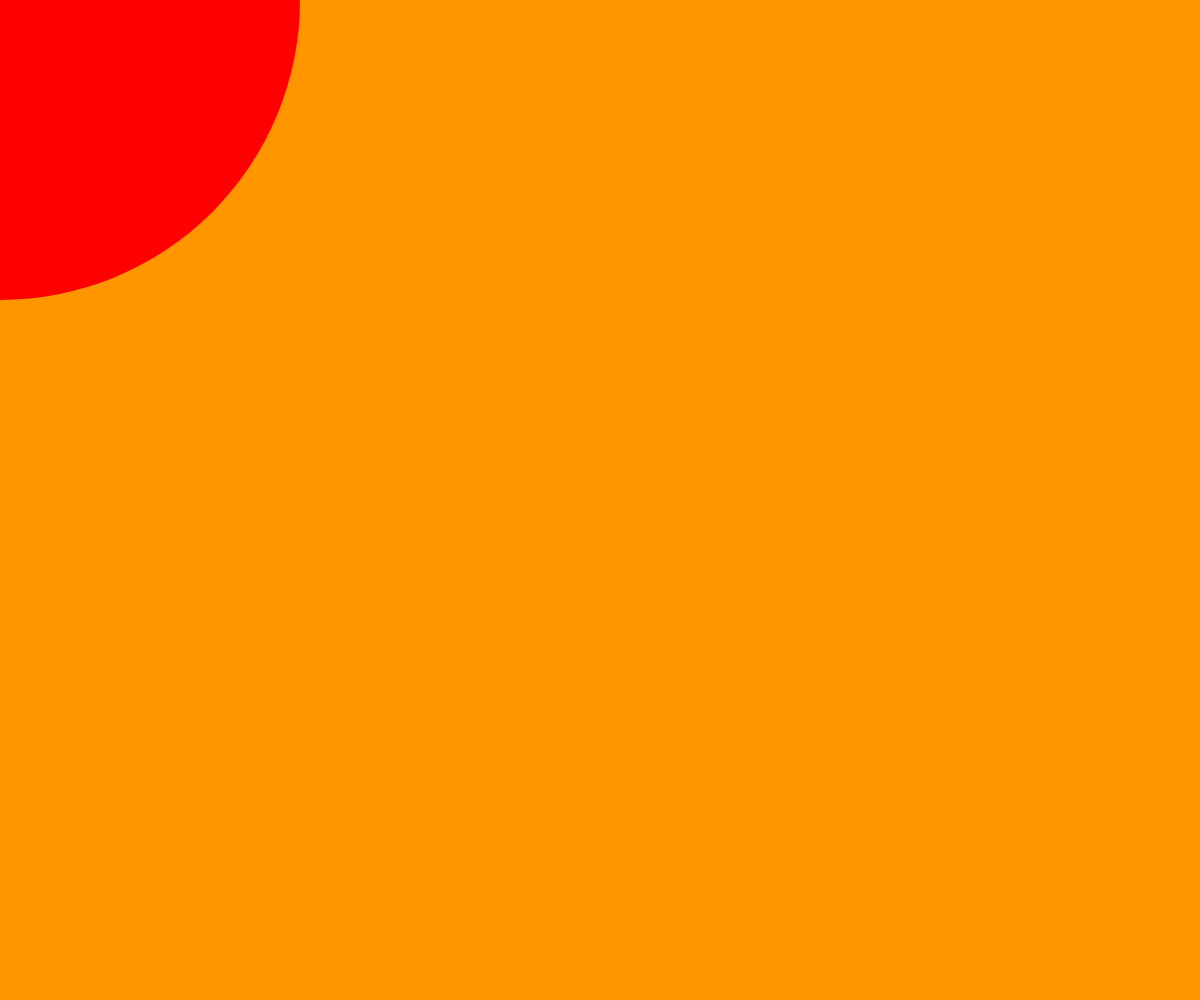
Frame 1 (no input)
Frame 60 (no input): identical to frame 1, image omitted
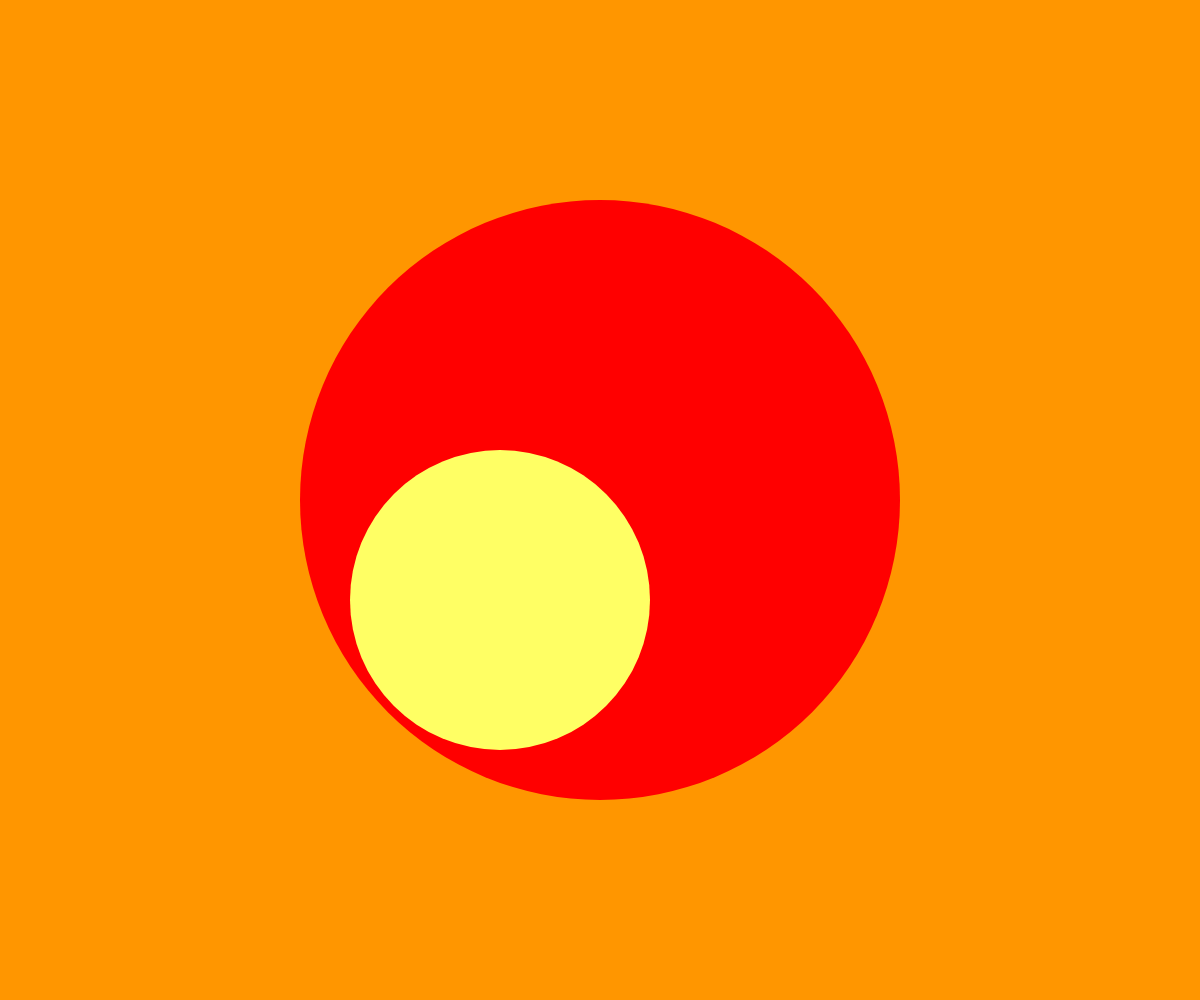
Frame 120 (the mouse pressed at the canvas centre since frame 60)

The p5.js sketch that drew these frames (run headless with seeded random() and noise() and a simulated clock; from frame 60 on, the mouse is pressed at the canvas centre):

// p5.js sketch
// ── sketch.js
let r,g,b;

function setup() {
  createCanvas(windowWidth, windowHeight);
}

function draw() {
  background(255, 150, 0);
  
  r = 0;
  g = 0;
  b = 0;
  
  r = map(mouseX, 0, windowWidth, 0, 255);
  g = map(mouseX, 0, windowWidth, 255, 0);
  b = map(mouseY, 0, windowHeight, 255, 0);
  
  noStroke();
  //fill(r,g,b);
  fill(255,0,0);
  
  ellipse(pmouseX,pmouseY,windowWidth/2);
  
  fill(255,255,100);
  ellipse(pmouseY,pmouseX,mouseX/2);

  
  //fill(b,r,g)
  //rectMode(CENTER);
  //rect(windowWidth/2,windowHeight/2,mouseX/2,mouseY/2);
  
}
